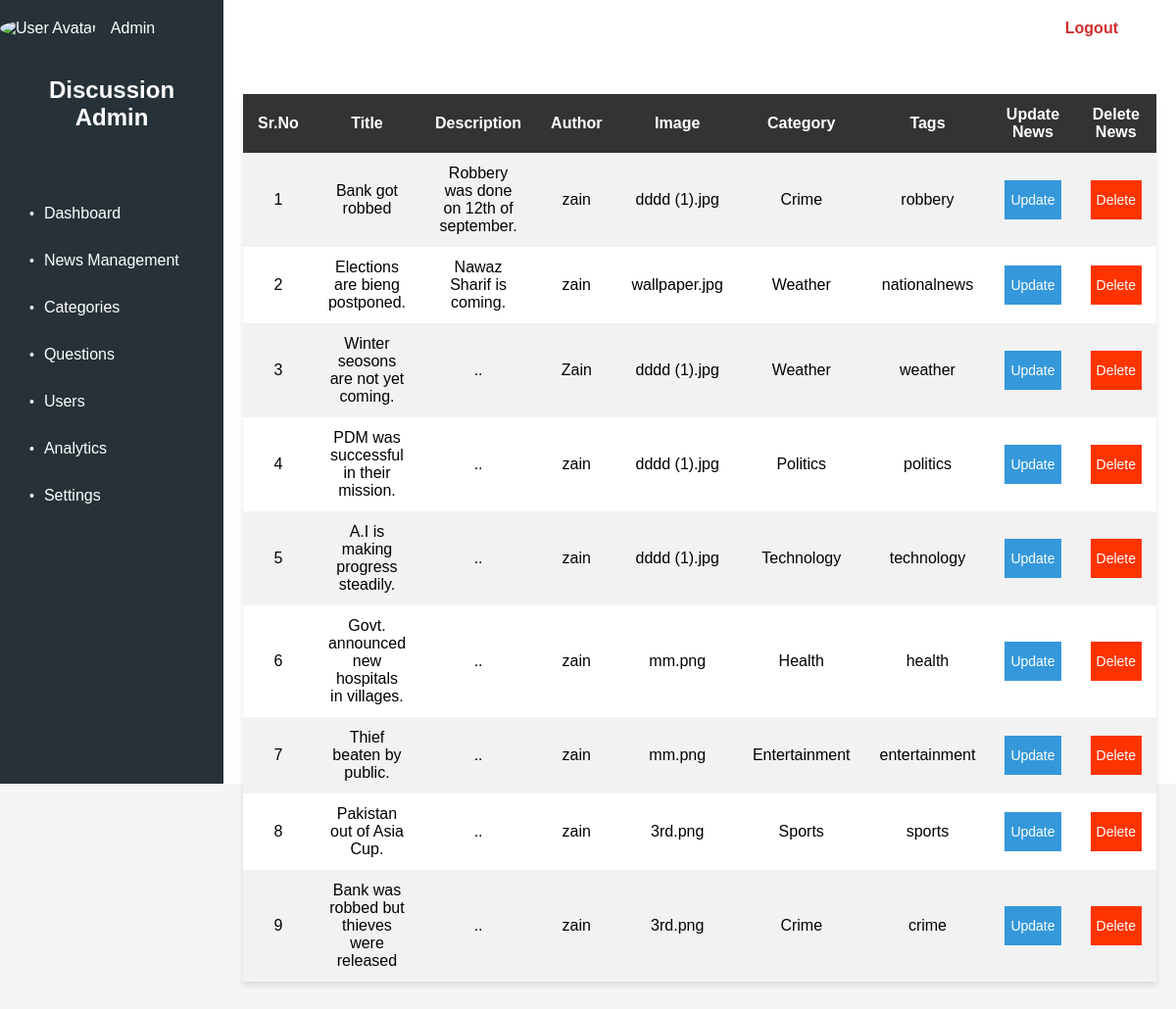
Page /admin/model/manage_news.php on the committed database.
### tables this page shows
CREATE TABLE `news` (
  `id` int(10) NOT NULL,
  `title` varchar(100) NOT NULL,
  `discription` varchar(1000) NOT NULL,
  `author` varchar(100) NOT NULL,
  `image` varchar(1000) NOT NULL,
  `category` varchar(100) NOT NULL,
  `tags` varchar(100) NOT NULL
);

### admin/model/manage_news.php (the view, shortened to what this page needs)
<!DOCTYPE html>
<html>
<head>
    <link rel="stylesheet" type="text/css" href="../view/admin.css"/>
    <link rel="stylesheet" type="text/css" href="../view/manage_news.css"/>
</head>
<body>
    <div class="admin-container">
        <nav class="sidebar">
            <div class="user-info">
                    <img src="avatar.jpg" alt="User Avatar">
                    <span>Admin</span>
                </div>
            <div class="sidebar-header">
                <h2>Discussion Admin</h2>
            </div>
            <ul class="menu">
                <li class="menu-item">
                    <a href="../admin.php">Dashboard</a>
                </li>
                <li class="menu-item has-submenu">
                    <a href="#">News Management</a>
                </li>
                <li class="menu-item has-submenu">
                    <a href="#">Categories</a>
                </li>
                <li class="menu-item has-submenu">
                    <a href="contact_us.php">Questions</a>
                </li>
                <li class="menu-item">
                    <a href="authors.php">Users</a>
                </li>
                <li class="menu-item">
                    <a href="#">Analytics</a>
                </li>
                <li class="menu-item">
                    <a href="#">Settings</a>
                </li>
            </ul>
        </nav>
        <main class="content">
            <header class="header">
                <a href="../controller/logout.php" class="logout">Logout</a>
            </header>
            <div class="main-content">
 <?php
    $l = "localhost";
    $r = "root";
    $p = "";
    $d = "discussion";
    $m = mysqli_connect($l, $r, $p, $d);
    $q = "select * from news";
    $n = mysqli_query($m, $q);
    echo "<table id='table'>";
    echo "<tr>";
    echo "<th>" . "Sr.No" . "</th>";
    echo "<th>" . "Title" . "</th>";
    echo "<th>" . "Description" . "</th>";
    echo "<th>" . "Author" . "</th>";
    echo "<th>" . "Image" . "</th>";
    echo "<th>" . "Category" . "</th>";
    echo "<th>" . "Tags" . "</th>";
    echo "<th>" . "Update News" . "</th>";
    echo "<th>" . "Delete News" . "</th>";
    echo "</tr>";
    $r = 1;
    while ($o = mysqli_fetch_array($n)) {
        $id = $o['id'];
        echo "<tr>";
        echo "<td>" . $r . "</td>";
        echo "<td>" . $o['title'] . "</td>";
        echo "<td>" . $o['discription'] . "</td>";
        echo "<td>" . $o['author'] . "</td>";
        echo "<td>" . $o['image'] . "</td>";
        echo "<td>" . $o['category'] . "</td>";
        echo "<td>" . $o['tags'] . "</td>";
        echo "<td>" . "<a href='update_news.php?id=$id'><input type='submit' class='update' value='Update'/></a>" . "</td>";
        echo "<td>" . "<a href='../controller/delete_news.php?id=$id'><input type='submit' class='delete' value='Delete'/></a>" . "</td>";
        echo "</tr>";
        $r++;
    }
    echo "</table>";
    ?>
<br><br>
            </div>
        </main>
    </div>
</body>
</html>

### admin/view/admin.css (style rules this page uses)
body { margin: 0; padding: 0; font-family: Arial, sans-serif; background-color: #f7f7f7; }
.admin-container { display: flex; height: 100vh; }
.sidebar { width: 280px; background-color: #37474f; color: #fff; padding-top: 20px; }
.sidebar-header { padding: 20px; text-align: center; }
.menu { list-style: none; padding: 0; margin-top: 20px; }
.menu-item { padding: 15px 25px; transition: background-color 0.3s; display: flex; align-items: center; }
.menu-item a { color: #fff; text-decoration: none; font-size: 16px; display: block; flex: 1; }
.content { flex: 1; padding: 20px; background-color: #fff; }
.header { display: flex; justify-content: space-between; align-items: center; margin-bottom: 20px; }
.user-info img { width: 40px; height: 40px; border-radius: 50%; margin-right: 10px; }
.logout { margin-left: 90%; color: #d32f2f; text-decoration: none; font-weight: bold; font-size: 16px; transition: color 0.3s; }
.menu-item { padding: 15px 25px; transition: background-color 0.3s; display: flex; align-items: center; position: relative; }
.menu-item:before { content: "\2022"; font-size: 14px; margin-right: 10px; }
.sidebar { width: 280px; background-color: #263238; color: #fff; padding-top: 20px; }
.sidebar-header { padding: 20px; text-align: center; color: #fff; }
.menu-item { padding: 15px 25px; transition: background-color 0.3s; display: flex; align-items: center; position: relative; border-left: 5px solid transparent; }

### admin/view/manage_news.css (style rules this page uses)
body { font-family: Arial, sans-serif; background-color: #f5f5f5; margin: 0; padding: 0; }
#table { border-collapse: collapse; margin: auto; margin-top: 20px; background-color: white; box-shadow: 0 4px 6px rgba(0, 0, 0, 0.1); width: 80%; }
th, td { padding: 12px 15px; text-align: center; }
th { background-color: #333; color: white; }
tr:nth-child(even) { background-color: #f2f2f2; }
a { text-decoration: none; }
.update { width: 100%; height: 40px; background-color: #3498db; color: white; cursor: pointer; font-size: 14px; border: none; transition: background-color 0.3s; }
.delete { width: 100%; height: 40px; background-color: #ff3300;; color: white; cursor: pointer; font-size: 14px; border: none; transition: background-color 0.3s; }

### rows in the picture
news: title "Bank got robbed", discription "Robbery was done on 12th of september.", author "zain", image "dddd (1).jpg", category "Crime", tags "robbery"
news: title "Elections are bieng postponed.", discription "Nawaz Sharif is coming.", author "zain", image "wallpaper.jpg", category "Weather", tags "nationalnews"
news: title "Winter seosons are not yet coming.", discription "..", author "Zain", image "dddd (1).jpg", category "Weather", tags "weather"
news: title "PDM was successful in their mission.", discription "..", author "zain", image "dddd (1).jpg", category "Politics", tags "politics"
news: title "A.I is making progress steadily.", discription "..", author "zain", image "dddd (1).jpg", category "Technology", tags "technology"
news: title "Govt. announced new hospitals in villages.", discription "..", author "zain", image "mm.png", category "Health", tags "health"
news: title "Thief beaten by public.", discription "..", author "zain", image "mm.png", category "Entertainment", tags "entertainment"
news: title "Pakistan out of Asia Cup.", discription "..", author "zain", image "3rd.png", category "Sports", tags "sports"
news: title "Bank was robbed but thieves were released", discription "..", author "zain", image "3rd.png", category "Crime", tags "crime"
